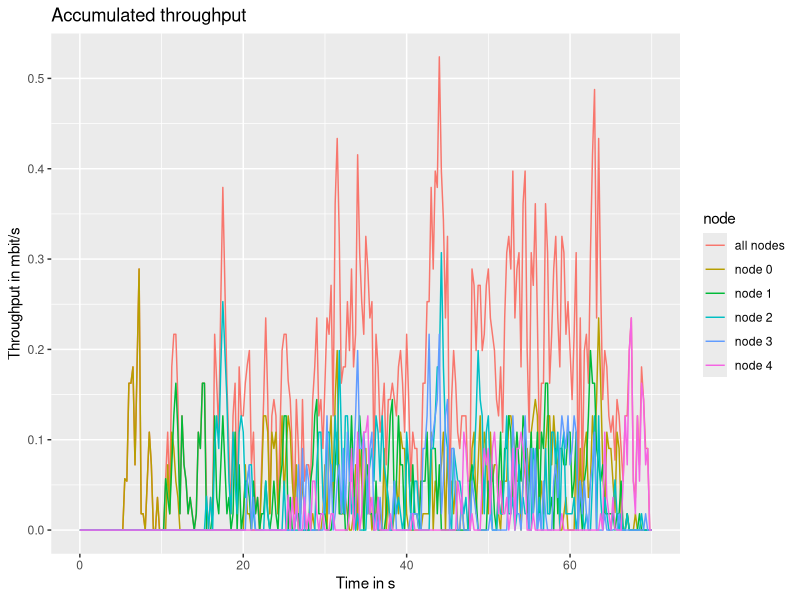

Recreate this plot in R.
library(ggplot2)

pdf(file="ReNe_SoSe_2013_PA2b_943147_accu.pdf", onefile=TRUE, pagecentre=TRUE, width=30, height=15)

file <- read.csv(file="./ReNe_SoSe_2013_PA2b_943147_accuthroughput.csv", head=TRUE, sep=",")

print(
  qplot(time,bytes,data=file,geom="line",color=node, xlab="Time in s", ylab="Throughput in mbit/s", main="Accumulated throughput")
)